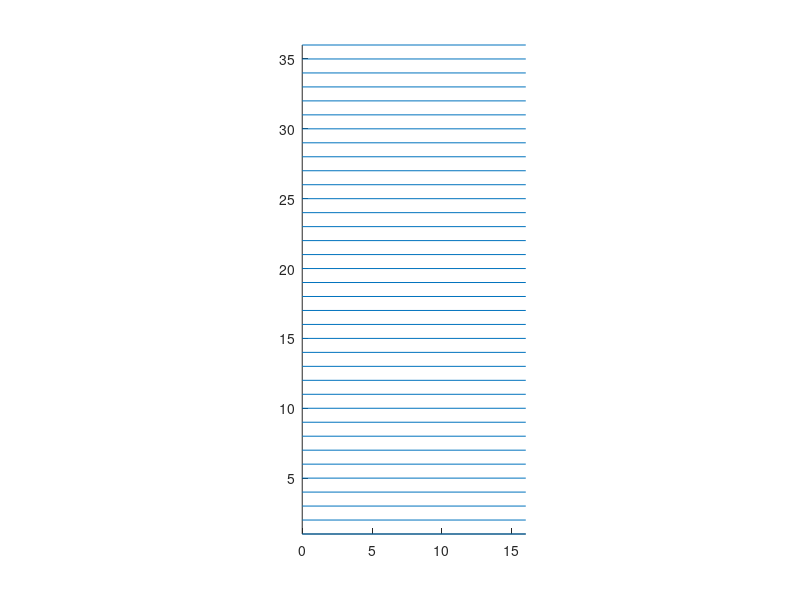

Write MATLAB code to recreate this figure.
clear;
clf;
% Drawing initialization

nx = 16;
ny = 36;

for i = 1 : ny
    % til not bigger than 'ny'
    line([0 nx], [i i])
    % add rows.

end

axis image
% Screen ratio adjustment
